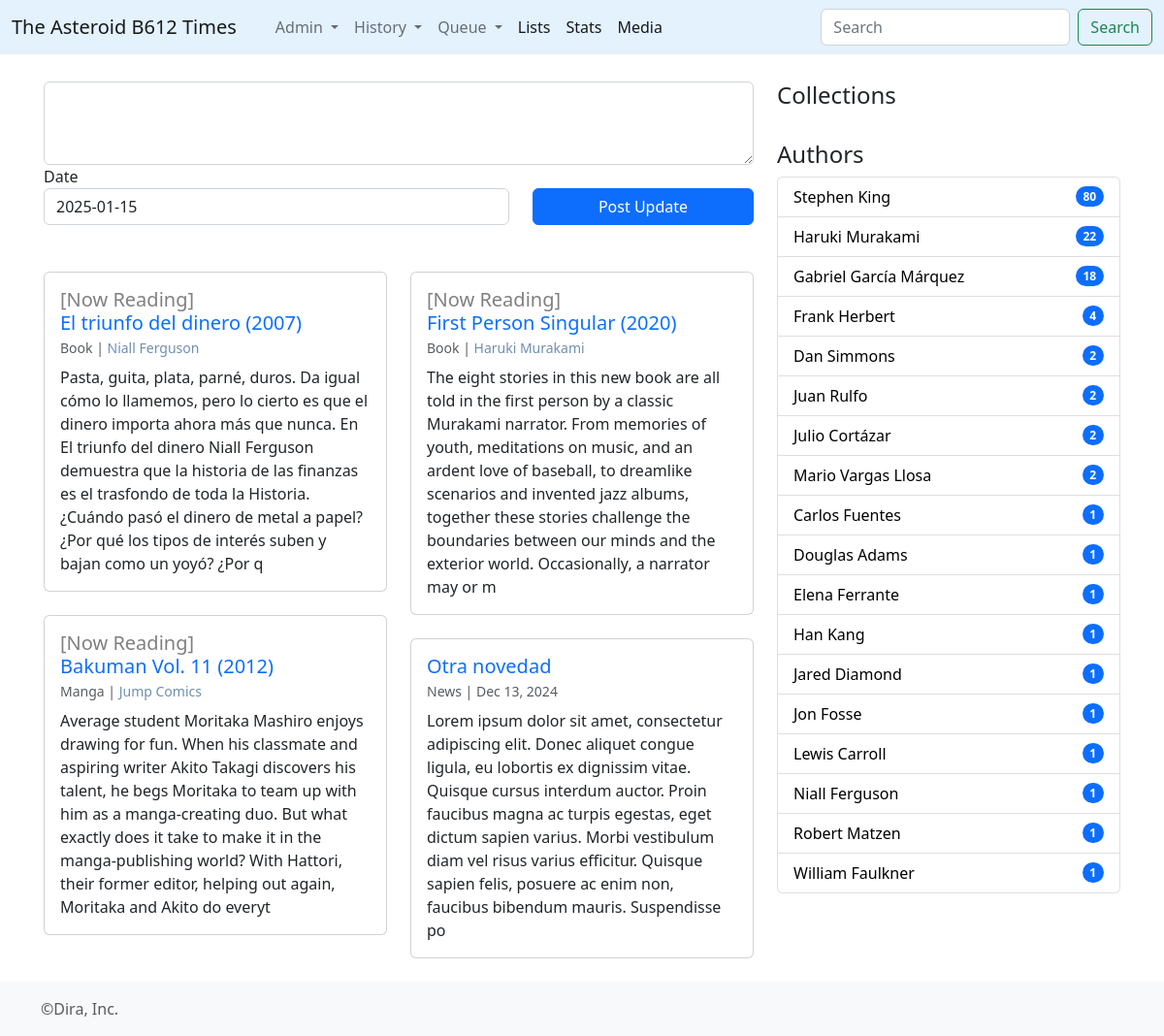
Before: / with the older database file.
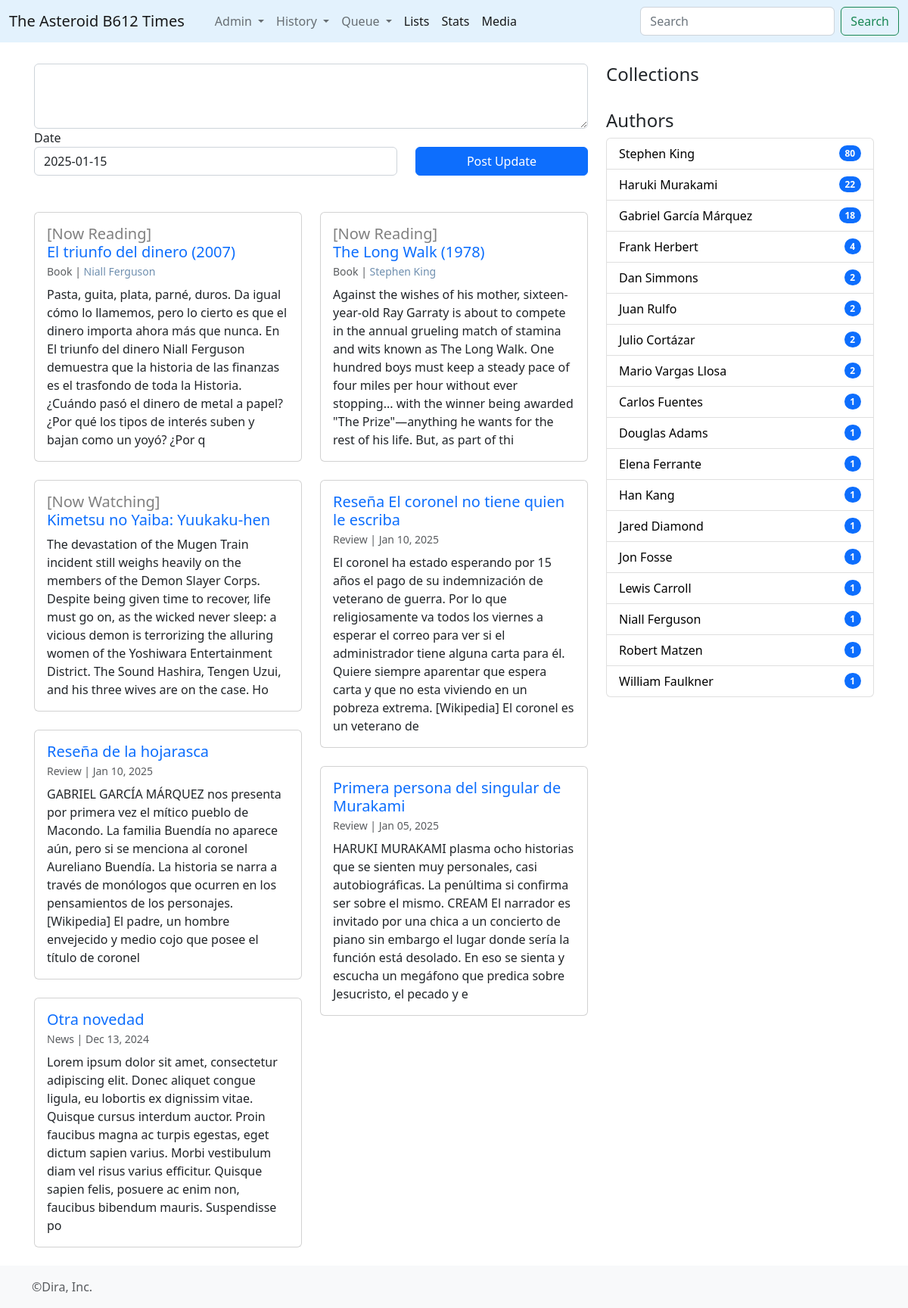
After: the same page with the newer database file.
### times/models.py (models this page shows, shortened)
class ProgressBar(models.Model):
	libro = models.ForeignKey(Book,on_delete=models.CASCADE)
	units = models.CharField(max_length=50)
	cantidad = models.IntegerField()
	avance = models.IntegerField(blank=True,default=0)
	fecha_inicio = models.DateField()

class Book(models.Model):
	title = models.CharField(max_length=512)
	orig_lan = models.CharField(max_length=2)
	info = models.TextField()
	pub_year = models.IntegerField()
	wtype = models.ForeignKey(WikiType,on_delete=models.CASCADE)
	@property
	def headtext(self):
		n_corte = self.info.find('==headtext==')
		if n_corte == -1:
			return self.info[0:350]
		else:
			return self.info[0:n_corte]
	@property
	def titulo(self):
		return self.title+' ('+ str(self.pub_year) +')'
	@property
	def authors_links(self):
		creds = Credito.objects.filter(ctype__id__in=[1,5,6,7],media_type=1,media_id=self.id)
		enlaces = ""
		for c in creds:
			enlaces = enlaces + "<a href='/wiki/"+str(c.persona.id)+"' style='text-decoration:none; color:#6F8FAF;'>"+c.persona.title+"</a>,&nbsp;"
		return enlaces[:-7]

class WikiType(models.Model):
	category = models.CharField(max_length=255)

class Credito(models.Model):
	ctype = models.ForeignKey(CreditType,on_delete=models.CASCADE)
	persona = models.ForeignKey(Wiki,on_delete=models.CASCADE)
	media_type = models.IntegerField()
	media_id = models.IntegerField()

class Wiki(models.Model):
	wtype = models.ForeignKey(WikiType,on_delete=models.CASCADE)
	title = models.CharField(max_length=512)
	info = models.TextField()
	created_at = models.DateTimeField(auto_now=True)
	updated_at = models.DateTimeField(null=True,blank=True)
	@property
	def headtext(self):
		n_corte = self.info.find('==headtext==')
		if n_corte == -1:
			return self.info[0:350]
		else:
			return self.info[0:n_corte]

class SeasonProgressBar(models.Model):
	temporada = models.ForeignKey(Season, on_delete=models.CASCADE)
	avance = models.IntegerField(blank=True,default=0)
	fecha_inicio = models.DateField()

class Season(models.Model):
	show = models.ForeignKey(Show,on_delete=models.CASCADE)
	season_t = models.CharField(max_length=255, null=True, blank=True)
	info = models.TextField()
	episodes = models.IntegerField()
	avg_runtime = models.IntegerField()
	premiere = models.IntegerField()
	@property
	def headtext(self):
		n_corte = self.info.find('==headtext==')
		if n_corte == -1:
			return self.info[0:350]
		else:
			return self.info[0:n_corte]

class Show(models.Model):
	title = models.CharField(max_length=512)
	info = models.TextField()
	wtype = models.ForeignKey(WikiType,on_delete=models.CASCADE)
	@property
	def conteo_s(self):
		n_seasons = Season.objects.filter(show__id = self.id).count()
		return n_seasons

### times/views.py (the view)
# urls.py: path('', views.homepage, name='homepage'),
def homepage(request):
	nlist = 16
	npics = Wiki.objects.all().count()
	npages = math.ceil(npics/nlist)
	articles = Wiki.objects.all().exclude(wtype__id__in=[1,2,3,4,5,8]).exclude(id=42).order_by('-updated_at')[0:nlist]
	pinned_posts = Wiki.objects.filter(id=42)
	on_reading = ProgressBar.objects.filter(avance__lt=F('cantidad'))
	now_watching = SeasonProgressBar.objects.filter(avance__lt=F('temporada__episodes'))
	authors = Credito.objects.filter(ctype__id=1,media_type=1).exclude(persona__id__in = [36,40]).values('persona__title','persona__id').annotate(qbooks=Count('media_id')).order_by('-qbooks')
	dpaginas = PageRels.objects.values('page__titulo','page__id').annotate(qitems = Count('page__id'), lastup=Max('child__updated_at')).order_by('-lastup')[0:50]
	return render(request,'homepage.html',{'articles':articles,'pinned_posts':pinned_posts,'dpaginas':dpaginas,'npages':range(npages),'on_reading':on_reading,'now_watching':now_watching	,'authors':authors})

### times/templates/homepage.html (shortened to what this page needs)
{% extends 'base.html' %}
{% load static %}
{% block contenido %}
<article>
    <form method="POST" action="{% url 'savepost' %}">
    <div class="form-group">
	    <textarea name = "entrada" class="form-control" id="exampleFormControlTextarea1" rows="3"></textarea>
	  </div>
	   <div class="row">
	  <div class="form-group col-sm-6 col-lg-8 mb-8">
	    <label for="exampleFormControlInput1">Date</label>
	    <input type = "text" value="{% now 'Y-m-d' %}" name="fecha" class="form-control" id="exampleFormControlInput1">
    </div>
    <div class="form-group col-sm-6 col-lg-4 mb-4">
        <label for="exampleFormControlInput1">&nbsp;&nbsp;</label>
	    <button type="submit" class="btn btn-primary" style="width:100%">Post Update</button>
	  </div>
	  </div>
    </form>
</article>
<br>
<div class="row" data-masonry='{"percentPosition": true }'>
  {% if on_reading %}
  {% for r in on_reading %}
  <div class="col-sm-6 col-lg-6 mb-4">
      <div class="card">
        <div class="card-body">
          <h5 class="card-title"><a href='{% url "book" r.libro.id  %}' style="text-decoration: none;"><span style="color:grey;">[Now Reading]</span><br> {{r.libro.titulo}}</a>
            <br><small class="text-muted" style="font-size: 0.7em; font-weight: normal;">{{r.libro.wtype.category|capfirst}} | {{r.libro.authors_links|safe}}</small></h5>
          <p class="card-text">{{r.libro.headtext}}</p>
        </div>
      </div>
       </div>
  {% endfor %}
  {%  endif %}
  {% if now_watching %}
  {% for r in now_watching %}
  <div class="col-sm-6 col-lg-6 mb-4">
      <div class="card">
        <div class="card-body">
          <h5 class="card-title"><a href='{% url "show" r.temporada.show.id  %}' style="text-decoration: none;"><span style="color:grey;">[Now Watching]</span>
          <br>{% if r.temporada.show.conteo_s == 1 %}{{r.temporada.show.title}}{%else%}{{r.temporada.titulo}}{% endif %}</a></h5>
          <p class="card-text">{{r.temporada.headtext}}</p>
        </div>
      </div>
       </div>
  {% endfor %}
  {%  endif %}
{% for a in articles %}
<div class="col-sm-6 col-lg-6 mb-4">
      <div class="card">
        <div class="card-body">
          <h5 class="card-title"><a href='{% url "wiki" a.id  %}' style="text-decoration: none;">{{a.title}}</a>
          	<br><small class="text-muted" style="font-size: 0.7em; font-weight: normal;">{{a.wtype.category|capfirst}} | {{a.updated_at|date:"M d, Y"}}</small></h5>
          <p class="card-text">{{a.headtext}}</p>
        </div>
      </div>
       </div>
{% endfor %}
</div>
{% endblock%}
{% block rightbar %}
<br>
<h4>Collections</h4>
  <br>
<h4>Authors</h4>
      <ul class="list-group">
        {% for d in authors %}
          <li class="list-group-item d-flex justify-content-between align-items-center">
          <a href="{% url 'wiki' d.persona__id %}" style="color:black; text-decoration: none;"> {{d.persona__title}}</a>
            <span class="badge bg-primary rounded-pill">{{d.qbooks}}</span>
          </li>
        {% endfor %}
      </ul>
      <br><br>
{% endblock %}

Changed rows visible on the page:
no longer on this page (row edited): ProgressBar: libro.titulo "First Person Singular (2020)", libro.wtype.category "Book", libro.authors_links "Haruki Murakami", libro.headtext "The eight stories in this new book are all told in the first person by a classic Murakami narrator. From memories of youth, meditations on music, and an ardent love of baseball, to dreamlike scenarios and invented jazz albums, together these stories challenge the boundaries between our minds and the exterior world. Occasionally, a narrator may or m"
no longer on this page (row edited): ProgressBar: libro.titulo "Bakuman Vol. 11 (2012)", libro.wtype.category "Manga", libro.authors_links "Jump Comics", libro.headtext "Average student Moritaka Mashiro enjoys drawing for fun. When his classmate and aspiring writer Akito Takagi discovers his talent, he begs Moritaka to team up with him as a manga-creating duo. But what exactly does it take to make it in the manga-publishing world? With Hattori, their former editor, helping out again, Moritaka and Akito do everyt"
added ProgressBar: libro.titulo "The Long Walk (1978)", libro.wtype.category "Book", libro.authors_links "Stephen King", libro.headtext "Against the wishes of his mother, sixteen-year-old Ray Garraty is about to compete in the annual grueling match of stamina and wits known as The Long Walk. One hundred boys must keep a steady pace of four miles per hour without ever stopping... with the winner being awarded \"The Prize\"—anything he wants for the rest of his life. But, as part of thi"
added SeasonProgressBar: temporada.show "Kimetsu no Yaiba: Yuukaku-hen", temporada.headtext "The devastation of the Mugen Train incident still weighs heavily on the members of the Demon Slayer Corps. Despite being given time to recover, life must go on, as the wicked never sleep: a vicious demon is terrorizing the alluring women of the Yoshiwara Entertainment District. The Sound Hashira, Tengen Uzui, and his three wives are on the case. Ho"
added Wiki: title "Reseña El coronel no tiene quien le escriba", wtype.category "Review", updated_at "Jan 10, 2025", headtext "El coronel ha estado esperando por 15 años el pago de su indemnización de veterano de guerra. Por lo que religiosamente va todos los viernes a esperar el correo para ver si el administrador tiene alguna carta para él. Quiere siempre aparentar que espera carta y que no esta viviendo en un pobreza extrema. [Wikipedia] El coronel es un veterano de"
added Wiki: title "Reseña de la hojarasca", wtype.category "Review", updated_at "Jan 10, 2025", headtext "GABRIEL GARCÍA MÁRQUEZ nos presenta por primera vez el mítico pueblo de Macondo. La familia Buendía no aparece aún, pero si se menciona al coronel Aureliano Buendía. La historia se narra a través de monólogos que ocurren en los pensamientos de los personajes. [Wikipedia] El padre, un hombre envejecido y medio cojo que posee el título de coronel"
added Wiki: title "Primera persona del singular de Murakami", wtype.category "Review", updated_at "Jan 05, 2025", headtext "HARUKI MURAKAMI plasma ocho historias que se sienten muy personales, casi autobiográficas. La penúltima si confirma ser sobre el mismo. CREAM El narrador es invitado por una chica a un concierto de piano sin embargo el lugar donde sería la función está desolado. En eso se sienta y escucha un megáfono que predica sobre Jesucristo, el pecado y e"
